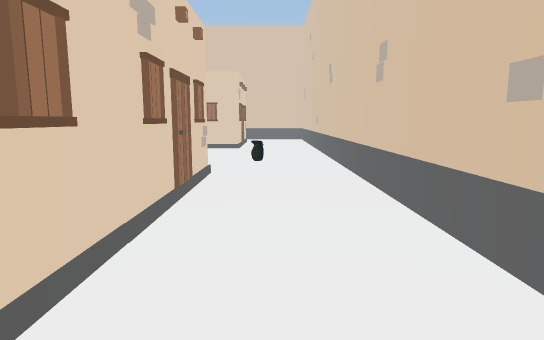
View 1 (above)

24 first-person views from a walk through a Unity game level. The camera is 1.3 m above the floor, tilts 8° down and sees 75° across. The floor is counted in squares, 1 m on a side. Each view is taken from the middle of a square. On the plan, view 1 faces up. The plan holds only what a view shows up to about 15 squares ahead; the rest is blank. The place goes on beyond the plan.

View 2
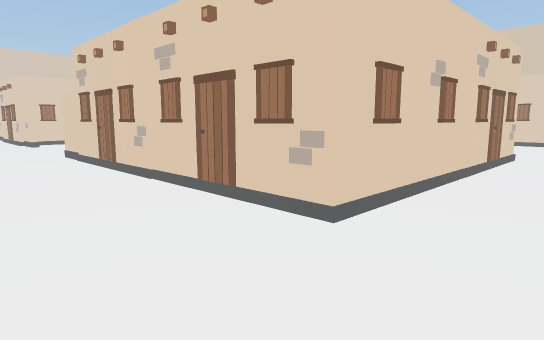

View 3
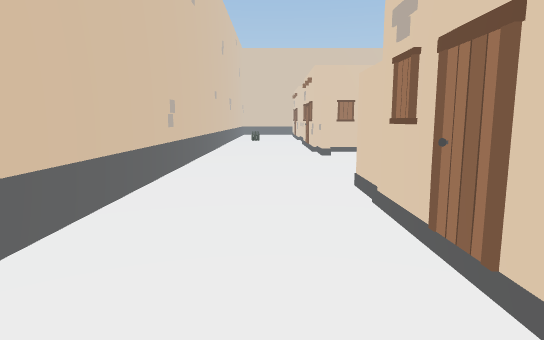

View 4
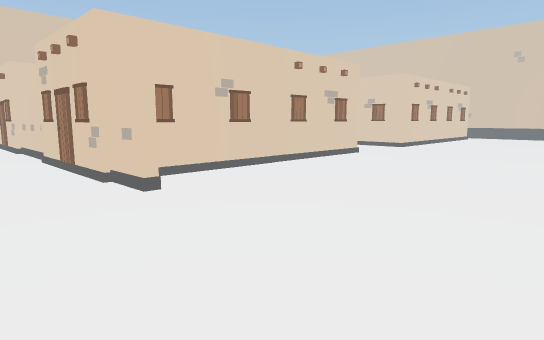

View 5
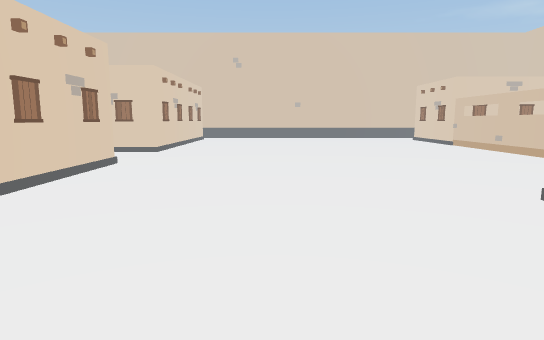

View 6
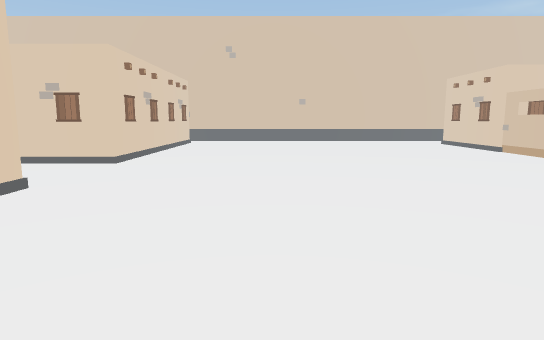

View 7
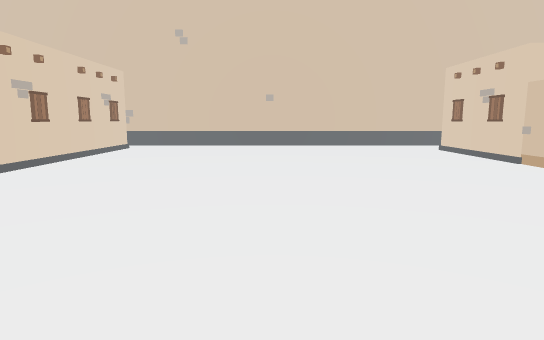

View 8
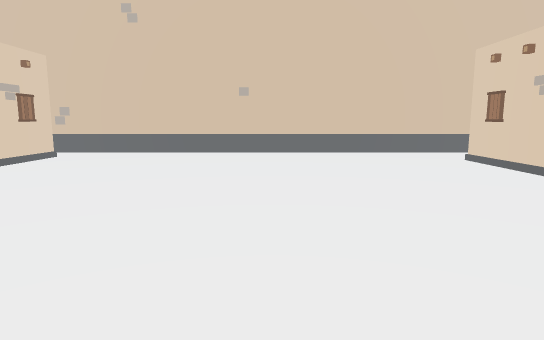

View 9
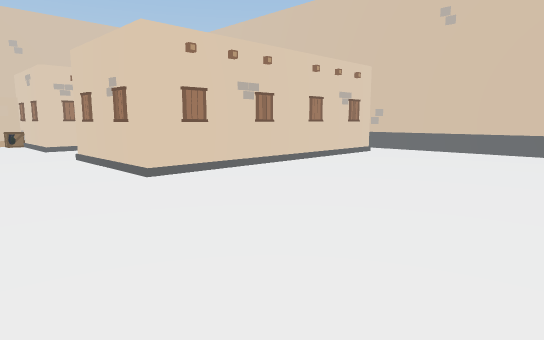

View 10
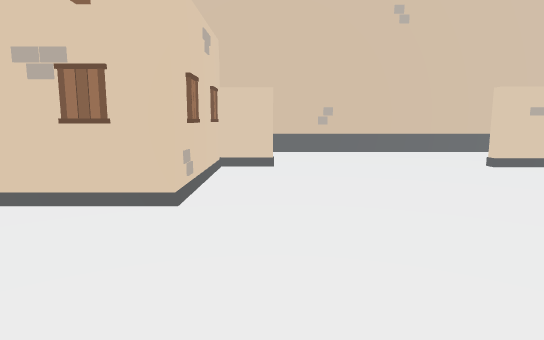

View 11
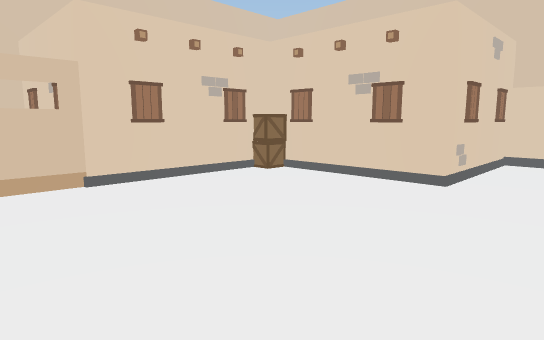

View 12
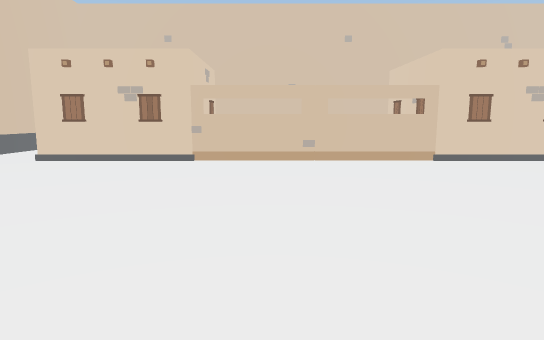

View 13
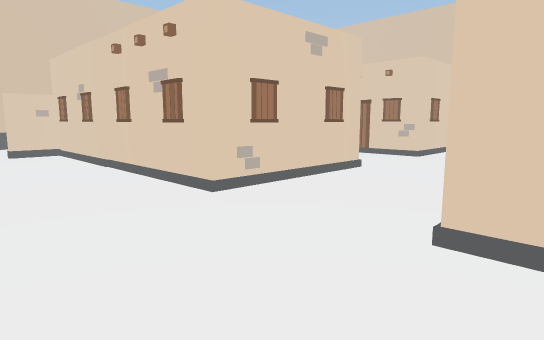

View 14
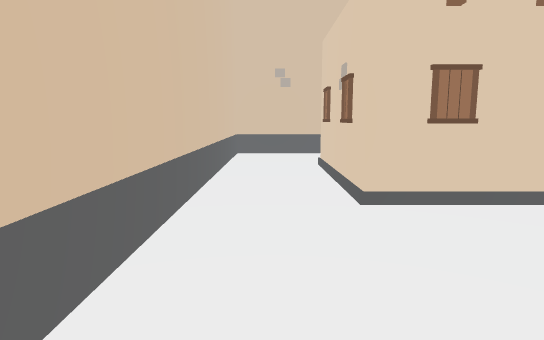

View 15
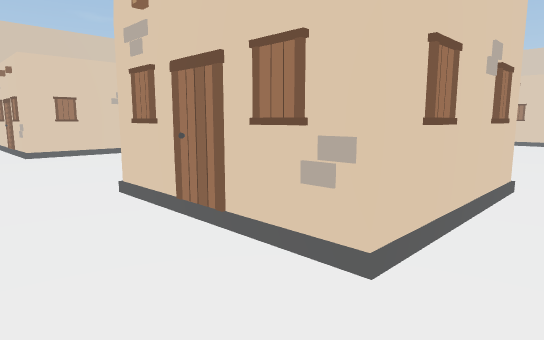

View 16
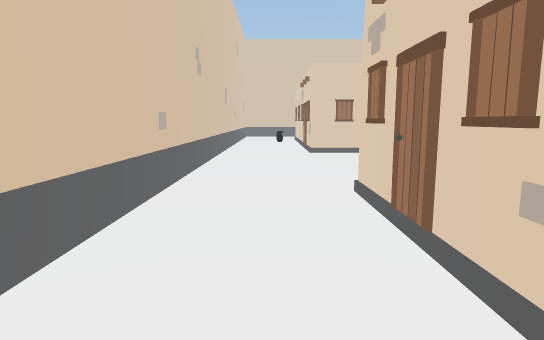

View 17
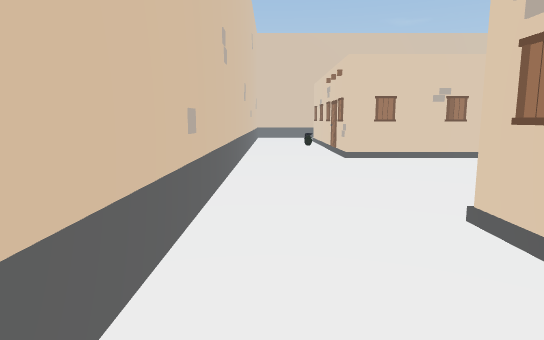

View 18
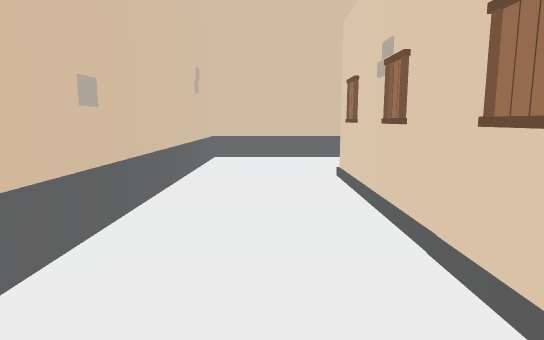

View 19
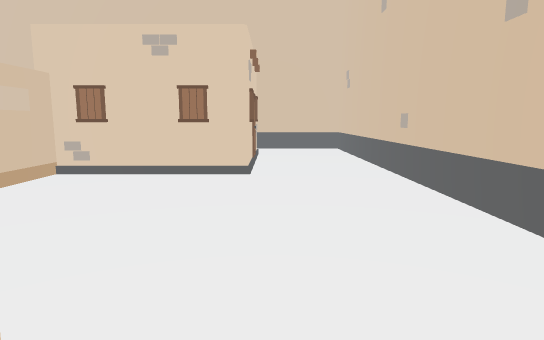

View 20
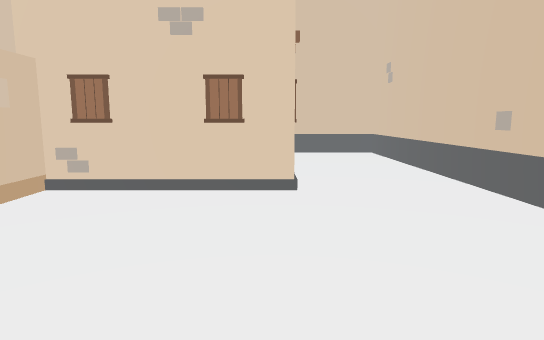

View 21
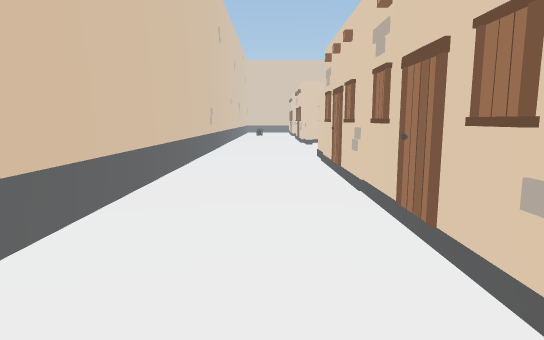

View 22
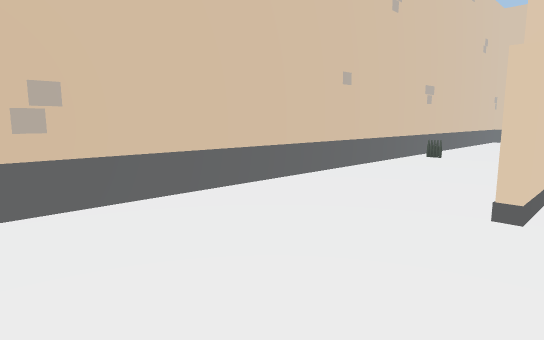

View 23
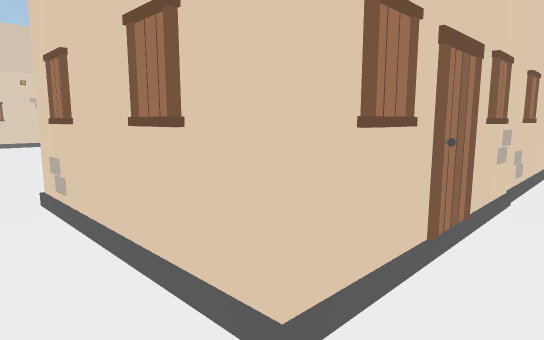

View 24
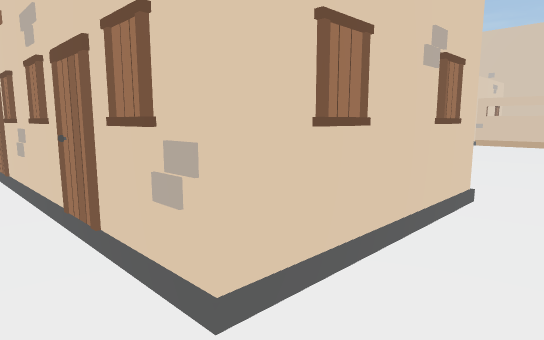

### Floor plan
Key: @ floor where view 1 was taken; # wall or solid block; . floor; O other object.
Columns run from 27 left of view 1 to 2 right of it. Each row starts with its distance up from view 1.
 25      OO##
 24      #########################
 23      O.......................#
 22       #...............O.O....#
 21       #..............#   O...#
 20  #    #.............O#   #...#
 19  #    #..............#   #...#
 18  O    #.............O#   #...#
 17  O    #..............#####...#
 16  #    #..............#.......#
 15 .#    #..............#.......#
 14 .##   #..............#.......#
 13 .O#####..............#.......#
 12 .....................#.......#
 11 .....................#.......#
 10 .....................#.......#
  9 ..#O#OO..............#O#O#...#
  8 .O    #..............#   O.O.#
  7 .#    #.............O#   #...#
  6 .#    #..............#   #...#
  5  #    #.............O#   #...#
  4  O    #.........#O#OO#   #...#
  3  O    #.........#        #...#
  2  #    #.........#        #...#
  1  #    #.........#        #...#
  0  O   ##.........#       ##.@.#
 -1   ####OO......######O####O...#
 -2 .............................#
 -3 .............................#
 -4 ...O.........................#
 -5 .............................#
 -6 ##############################

Positions as (right, up) in squares from view 1, and headings:
1: (0, 0), facing up
2: (1, -5), facing up-left
3: (-6, -3), facing left
4: (-13, -4), facing up-left
5: (-16, -2), facing up
6: (-16, 2), facing up
7: (-14, 6), facing up
8: (-13, 10), facing up
9: (-13, 9), facing up-left
10: (-13, 9), facing down
11: (-14, 11), facing down-right
12: (-18, 14), facing right
13: (-17, 14), facing down-left
14: (-12, 23), facing right
15: (1, 23), facing down-left
16: (0, 23), facing down
17: (1, 21), facing down
18: (0, 7), facing down
19: (-1, 8), facing up
20: (-2, 10), facing up
21: (0, -3), facing left
22: (-14, 0), facing down-left
23: (-27, 10), facing down-right
24: (-27, 11), facing up-right
